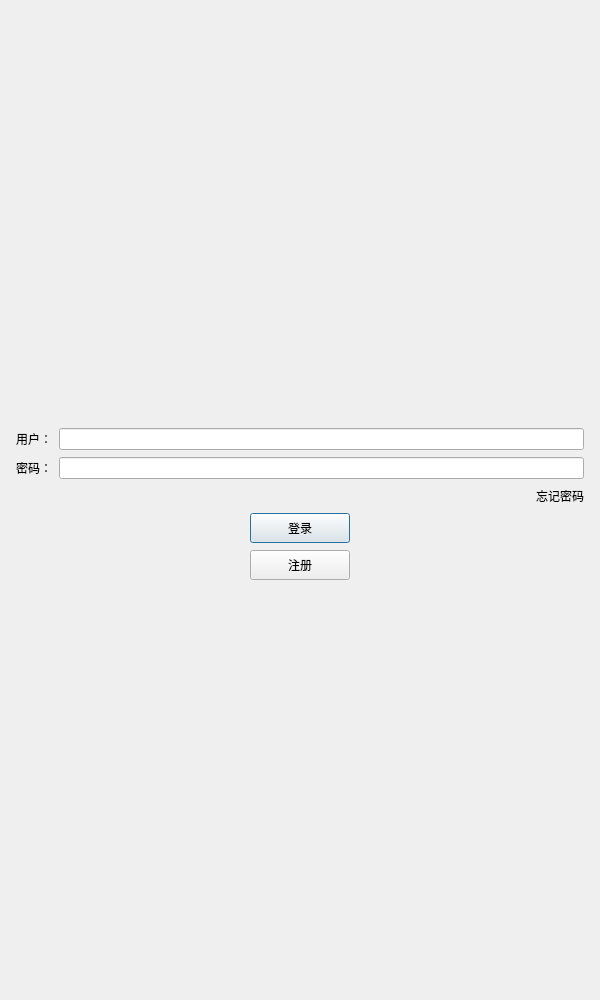
<?xml version="1.0" encoding="UTF-8"?>
<ui version="4.0">
 <class>LoginDialog</class>
 <widget class="QDialog" name="LoginDialog">
  <property name="geometry">
   <rect>
    <x>0</x>
    <y>0</y>
    <width>600</width>
    <height>1000</height>
   </rect>
  </property>
  <property name="minimumSize">
   <size>
    <width>600</width>
    <height>1000</height>
   </size>
  </property>
  <property name="maximumSize">
   <size>
    <width>600</width>
    <height>1000</height>
   </size>
  </property>
  <property name="windowTitle">
   <string>Dialog</string>
  </property>
  <layout class="QVBoxLayout" name="verticalLayout_2">
   <item>
    <layout class="QVBoxLayout" name="verticalLayout">
     <property name="spacing">
      <number>7</number>
     </property>
     <property name="leftMargin">
      <number>5</number>
     </property>
     <property name="topMargin">
      <number>5</number>
     </property>
     <property name="rightMargin">
      <number>5</number>
     </property>
     <property name="bottomMargin">
      <number>5</number>
     </property>
     <item>
      <widget class="QWidget" name="widget" native="true">
       <layout class="QGridLayout" name="gridLayout">
        <item row="0" column="0">
         <widget class="QLabel" name="label">
          <property name="text">
           <string/>
          </property>
          <property name="pixmap">
           <pixmap resource="rc.qrc">:/res/ice.png</pixmap>
          </property>
          <property name="scaledContents">
           <bool>false</bool>
          </property>
          <property name="alignment">
           <set>Qt::AlignCenter</set>
          </property>
         </widget>
        </item>
        <item row="1" column="0">
         <spacer name="verticalSpacer">
          <property name="orientation">
           <enum>Qt::Vertical</enum>
          </property>
          <property name="sizeHint" stdset="0">
           <size>
            <width>20</width>
            <height>40</height>
           </size>
          </property>
         </spacer>
        </item>
       </layout>
      </widget>
     </item>
     <item>
      <layout class="QHBoxLayout" name="horizontalLayout">
       <item>
        <widget class="QLabel" name="user_label">
         <property name="minimumSize">
          <size>
           <width>0</width>
           <height>0</height>
          </size>
         </property>
         <property name="maximumSize">
          <size>
           <width>16777215</width>
           <height>16777215</height>
          </size>
         </property>
         <property name="text">
          <string>用户：</string>
         </property>
        </widget>
       </item>
       <item>
        <widget class="QLineEdit" name="user_edit">
         <property name="minimumSize">
          <size>
           <width>0</width>
           <height>0</height>
          </size>
         </property>
         <property name="maximumSize">
          <size>
           <width>16777215</width>
           <height>16777215</height>
          </size>
         </property>
        </widget>
       </item>
      </layout>
     </item>
     <item>
      <layout class="QHBoxLayout" name="horizontalLayout_2">
       <item>
        <widget class="QLabel" name="pass_lable">
         <property name="minimumSize">
          <size>
           <width>0</width>
           <height>0</height>
          </size>
         </property>
         <property name="maximumSize">
          <size>
           <width>16777215</width>
           <height>16777215</height>
          </size>
         </property>
         <property name="text">
          <string>密码：</string>
         </property>
        </widget>
       </item>
       <item>
        <widget class="QLineEdit" name="pass_edit">
         <property name="minimumSize">
          <size>
           <width>0</width>
           <height>0</height>
          </size>
         </property>
         <property name="maximumSize">
          <size>
           <width>16777215</width>
           <height>16777215</height>
          </size>
         </property>
        </widget>
       </item>
      </layout>
     </item>
     <item>
      <layout class="QHBoxLayout" name="horizontalLayout_3">
       <item>
        <spacer name="horizontalSpacer">
         <property name="orientation">
          <enum>Qt::Horizontal</enum>
         </property>
         <property name="sizeHint" stdset="0">
          <size>
           <width>40</width>
           <height>20</height>
          </size>
         </property>
        </spacer>
       </item>
       <item>
        <widget class="QLabel" name="forget_lable">
         <property name="minimumSize">
          <size>
           <width>0</width>
           <height>0</height>
          </size>
         </property>
         <property name="maximumSize">
          <size>
           <width>16777215</width>
           <height>16777215</height>
          </size>
         </property>
         <property name="text">
          <string>忘记密码</string>
         </property>
        </widget>
       </item>
      </layout>
     </item>
     <item>
      <layout class="QHBoxLayout" name="horizontalLayout_4">
       <item>
        <spacer name="horizontalSpacer_2">
         <property name="orientation">
          <enum>Qt::Horizontal</enum>
         </property>
         <property name="sizeHint" stdset="0">
          <size>
           <width>40</width>
           <height>20</height>
          </size>
         </property>
        </spacer>
       </item>
       <item>
        <widget class="QPushButton" name="login_btn">
         <property name="minimumSize">
          <size>
           <width>100</width>
           <height>30</height>
          </size>
         </property>
         <property name="maximumSize">
          <size>
           <width>16777215</width>
           <height>16777215</height>
          </size>
         </property>
         <property name="text">
          <string>登录</string>
         </property>
        </widget>
       </item>
       <item>
        <spacer name="horizontalSpacer_3">
         <property name="orientation">
          <enum>Qt::Horizontal</enum>
         </property>
         <property name="sizeHint" stdset="0">
          <size>
           <width>40</width>
           <height>20</height>
          </size>
         </property>
        </spacer>
       </item>
      </layout>
     </item>
     <item>
      <layout class="QHBoxLayout" name="horizontalLayout_5">
       <item>
        <spacer name="horizontalSpacer_4">
         <property name="orientation">
          <enum>Qt::Horizontal</enum>
         </property>
         <property name="sizeHint" stdset="0">
          <size>
           <width>40</width>
           <height>20</height>
          </size>
         </property>
        </spacer>
       </item>
       <item>
        <widget class="QPushButton" name="reg_btn">
         <property name="minimumSize">
          <size>
           <width>100</width>
           <height>30</height>
          </size>
         </property>
         <property name="text">
          <string>注册</string>
         </property>
        </widget>
       </item>
       <item>
        <spacer name="horizontalSpacer_5">
         <property name="orientation">
          <enum>Qt::Horizontal</enum>
         </property>
         <property name="sizeHint" stdset="0">
          <size>
           <width>40</width>
           <height>20</height>
          </size>
         </property>
        </spacer>
       </item>
      </layout>
     </item>
     <item>
      <spacer name="verticalSpacer_2">
       <property name="orientation">
        <enum>Qt::Vertical</enum>
       </property>
       <property name="sizeHint" stdset="0">
        <size>
         <width>20</width>
         <height>40</height>
        </size>
       </property>
      </spacer>
     </item>
    </layout>
   </item>
  </layout>
 </widget>
 <resources>
  <include location="rc.qrc"/>
 </resources>
 <connections/>
</ui>
